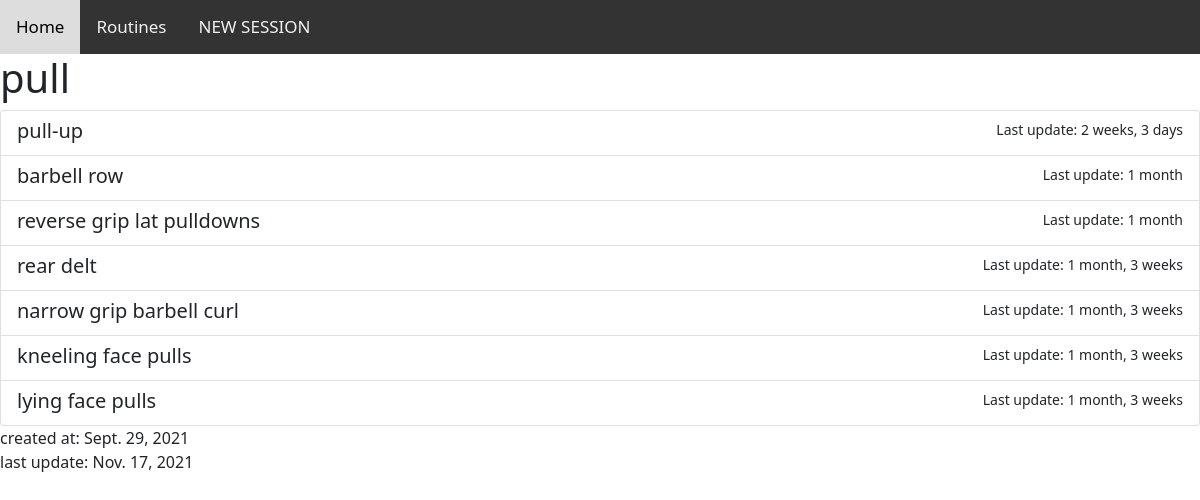
Page /sessions/routine/1/ (signed in) on the committed database.
### sessions/models.py (models this page shows, shortened)
class Routine(models.Model):
    name = models.CharField(
        max_length=200,
        validators=[MinLengthValidator(2, "Name must be greater than 2 characters")]
    )
    exercises = models.ManyToManyField(Exercise)
    last_workout = models.DateTimeField(null=True)
    created_at = models.DateTimeField(auto_now_add=True)
    updated_at = models.DateTimeField(auto_now=True)

class Exercise(CloneMixin, models.Model):
    name = models.CharField(
        max_length=200,
        validators=[MinLengthValidator(2, "Name must be greater than 2 characters")]
    )
    sets = models.PositiveSmallIntegerField(default=1)
    repetitions = models.PositiveSmallIntegerField(default=1)
    weight = models.DecimalField(default=0, max_digits=5, decimal_places=2)
    notes = models.TextField(blank=True)
    created_at = models.DateTimeField(auto_now_add=True)
    updated_at = models.DateTimeField(auto_now=True)

### sessions/views.py (the view)
# urls.py: path('routine/<int:pk>/', RoutineDetail.as_view(), name='routine_detail'),
class RoutineDetail(LoginRequiredMixin, DetailView):
    model = Routine

### sessions/templates/sesh/routine_detail.html (shortened to what this page needs)
{% extends "layout.html" %}
{% block content %}
<h1>{{ routine.name }}</h1>
<div class="list-group">
    {% for exercise in routine.exercises.all  %}
            <a href="{% url 'sessions:exercise_detail' exercise.id %}" class="list-group-item list-group-item-action flex-column align-items-start">
                <div class="d-flex w-100 justify-content-between">
                    <h5 class="mb-1">{{ exercise.name }}</h5>
                    <small>Last update: {{ exercise.updated_at|timesince }}</small>
                </div>
            </a>
    {% empty %}
        No exercises yet.
    {% endfor %}
</div>
created at: {{ routine.created_at|date }}
<br>
last update: {{ routine.updated_at|date }}
{% endblock content %}

### rows in the picture
Routine: name "pull", created_at "Sept. 29, 2021", updated_at "Nov. 17, 2021"
Exercise: name "pull-up", updated_at "2 weeks, 3 days"
Exercise: name "barbell row", updated_at "1 month"
Exercise: name "reverse grip lat pulldowns", updated_at "1 month"
Exercise: name "rear delt", updated_at "1 month, 3 weeks"
Exercise: name "narrow grip barbell curl", updated_at "1 month, 3 weeks"
Exercise: name "kneeling face pulls", updated_at "1 month, 3 weeks"
Exercise: name "lying face pulls", updated_at "1 month, 3 weeks"
